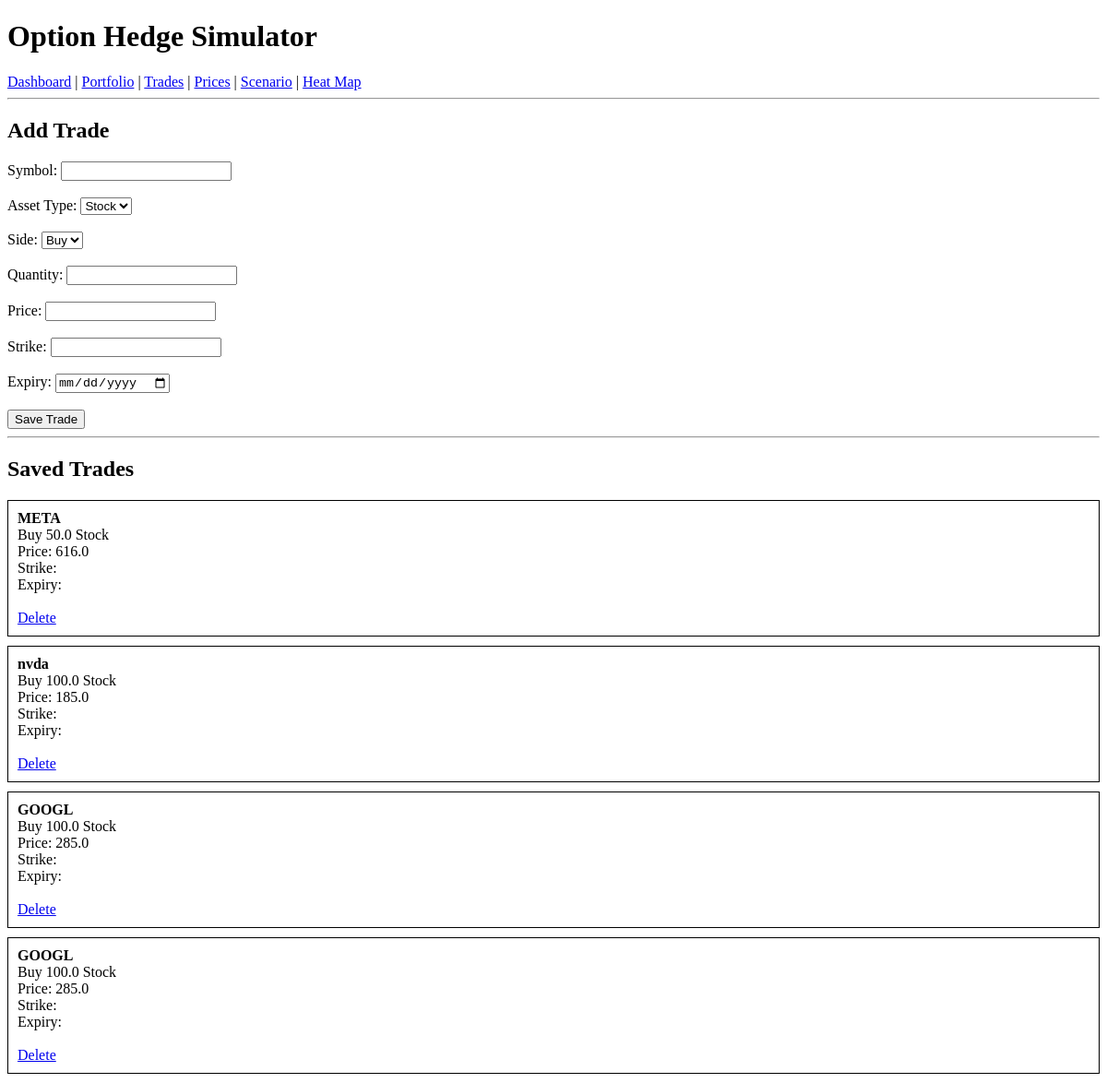
The page /trades on the database as committed earlier.
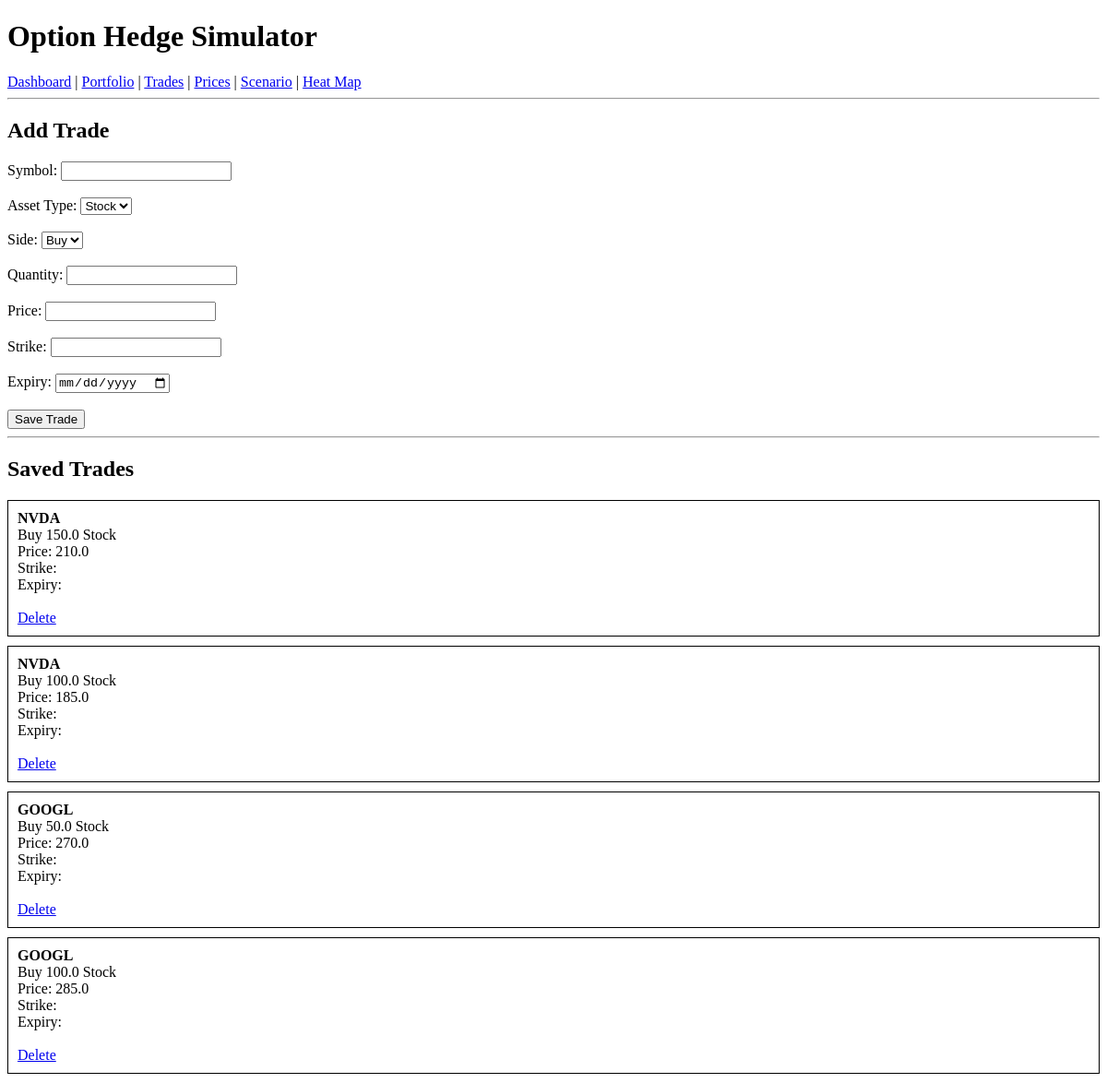
The same page on the database as committed later.
### tables this page shows
CREATE TABLE trades (
    id INTEGER PRIMARY KEY AUTOINCREMENT,
    symbol TEXT,
    asset_type TEXT,
    side TEXT,
    quantity REAL,
    price REAL,
    strike REAL,
    expiry TEXT
);

### app.py (the view, shortened to what this page needs)
@app.route("/trades", methods=["GET", "POST"])
def trades():
    return render_template(
        "trades.html",
        trades=get_all_trades()
    )

### database/trade_db.py (called while the page is built)
def get_all_trades():
    conn = sqlite3.connect("database/trades.db")
    cursor = conn.cursor()
    cursor.execute("""
        SELECT
            id,
            symbol,
            asset_type,
            side,
            quantity,
            price,
            strike,
            expiry
        FROM trades
        ORDER BY id DESC
    """)
    rows = cursor.fetchall()
    conn.close()
    return rows

### templates/trades.html (shortened to what this page needs)
<!DOCTYPE html>
<html>
<head>
</head>
<body>
<h1>Option Hedge Simulator</h1>
<a href="/">Dashboard</a> |
<a href="/portfolio">Portfolio</a> |
<a href="/trades">Trades</a> |
<a href="/prices">Prices</a> |
<a href="/scenario">Scenario</a> |
<a href="/heatmap">Heat Map</a>
<hr>
<h2>Add Trade</h2>
<form method="POST">
<label>Symbol:</label>
<input type="text" name="symbol" required>
<br><br>
<label>Asset Type:</label>
<select name="asset_type">
    <option>Stock</option>
</select>
<br><br>
<label>Side:</label>
<select name="side">
    <option>Buy</option>
</select>
<br><br>
<label>Quantity:</label>
<input type="number" name="quantity" required>
<br><br>
<label>Price:</label>
<input type="number" step="0.01" name="price" required>
<br><br>
<label>Strike:</label>
<input type="number" step="0.01" name="strike">
<br><br>
<label>Expiry:</label>
<input type="date" name="expiry">
<br><br>
<button type="submit">
Save Trade
</button>
</form>
<hr>
<h2>Saved Trades</h2>
{% for trade in trades %}
<div style="border:1px solid black;padding:10px;margin-bottom:10px;">
<strong>{{ trade[1] }}</strong>
<br>
{{ trade[3] }}
{{ trade[4] }}
{{ trade[2] }}
<br>
Price: {{ trade[5] }}
<br>
Strike: {{ trade[6] }}
<br>
Expiry: {{ trade[7] }}
<br><br>
<a href="/delete_trade/{{ trade[0] }}">
Delete
</a>
</div>
{% endfor %}
</body>
</html>

Rows that differ between the two databases and show on the page:
removed trades: symbol "META", side "Buy", quantity "50.0", asset_type "Stock", price "616.0"
removed trades: symbol "nvda", side "Buy", quantity "100.0", asset_type "Stock", price "185.0"
removed trades: symbol "GOOGL", side "Buy", quantity "100.0", asset_type "Stock", price "285.0"
added trades: symbol "NVDA", side "Buy", quantity "150.0", asset_type "Stock", price "210.0"
added trades: symbol "NVDA", side "Buy", quantity "100.0", asset_type "Stock", price "185.0"
added trades: symbol "GOOGL", side "Buy", quantity "50.0", asset_type "Stock", price "270.0"
